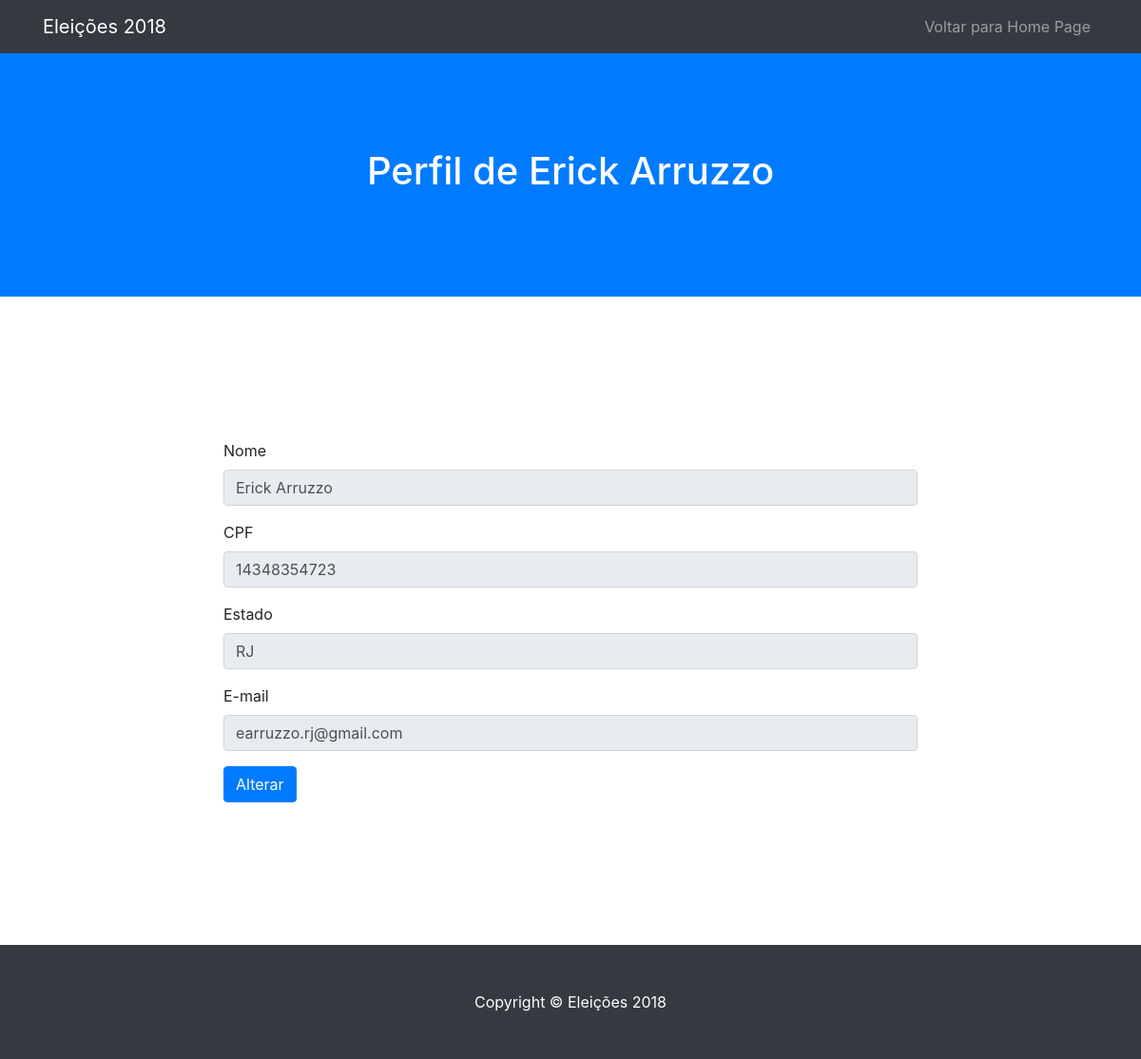
/usuario/1, run on the app's committed database.
### eleicoes2018/models.py (models this page shows)
class Usuario(models.Model):
	cpf = models.CharField(max_length=11, null=False)
	nome = models.CharField(max_length=255, null=False)
	email = models.CharField(max_length=255, null=False)
	senha = models.CharField(max_length=255, null=False)
	estado_id = models.ForeignKey(Estado, on_delete=models.CASCADE)

class Estado(models.Model):
	nome = models.CharField(max_length=255, null=False)
	sigla = models.CharField(max_length=2, null=False)

### eleicoes2018/views.py (the view)
# urls.py: url(r'^usuario/(?P<usuario_id>\d+)$', usuario, name='usuario'),
def usuario(request, usuario_id):
	usuario = Usuario.objects.get(id=usuario_id)
	return render(request, 'usuario.html', { "usuario" : usuario })

### eleicoes2018/templates/usuario.html (shortened to what this page needs)
{% load staticfiles %}
<!DOCTYPE html>
  <head>
    <link href='{% static "vendor/bootstrap/css/bootstrap.min.css" %}' rel="stylesheet">
    <link href='{% static "css/scrolling-nav.css" %}' rel="stylesheet">
  </head>
  <body id="page-top">
    <nav class="navbar navbar-expand-lg navbar-dark bg-dark fixed-top" id="mainNav">
      <div class="container">
        <a class="navbar-brand js-scroll-trigger" href="#page-top">Eleições 2018</a>
        <div class="collapse navbar-collapse" id="navbarResponsive">
          <ul class="navbar-nav ml-auto">
            <li class="nav-item">
              <a class="nav-link js-scroll-trigger" href="/">Voltar para Home Page</a>
            </li>
          </ul>
        </div>
      </div>
    </nav>
    <header class="bg-primary text-white">
      <div class="container text-center">
        <h1>Perfil de {{usuario.nome}}</h1>
      </div>
    </header>
    <section id="dados">
      <div class="container">
        <div class="row">
          <div class="col-lg-8 mx-auto">
            <form>
            	<div class="form-group">
					<label for="nome_perfil">Nome</label>
					<input type="text" class="form-control" id="nome_perfil" aria-describedby="emailHelp"  value="{{usuario.nome}}" readonly>
				</div>
				<div class="form-group">
					<label for="cpf_perfil">CPF</label>
					<input type="text" class="form-control" id="cpf_perfil" aria-describedby="emailHelp"  value="{{usuario.cpf}}" readonly>
				</div>
				<div class="form-group">
					<label for="estado_perfil">Estado</label>
					<input type="text" class="form-control" id="estado_perfil" aria-describedby="emailHelp"  value="{{usuario.estado_id.sigla}}" readonly>
				</div>
				<div class="form-group">
					<label for="email_perfil">E-mail</label>
					<input type="email" class="form-control" id="email_perfil" aria-describedby="emailHelp"  value="{{usuario.email}}" readonly>
				</div>
			  	<button type="submit" class="btn btn-primary">Alterar</button>
			</form>
          </div>
        </div>
      </div>
    </section>
    <footer class="py-5 bg-dark">
      <div class="container">
        <p class="m-0 text-center text-white">Copyright &copy; Eleições 2018</p>
      </div>
    </footer>
  </body>
</html>

### eleicoes2018/static/css/scrolling-nav.css (style rules this page uses)
header { padding: 154px 0 100px; }
@media (min-width: 992px) { header { padding: 156px 0 100px; } }
section { padding: 150px 0; }

### data on the page
Usuario: nome "Erick Arruzzo", cpf "14348354723", estado_id.sigla "RJ", email "earruzzo.rj@gmail.com"
